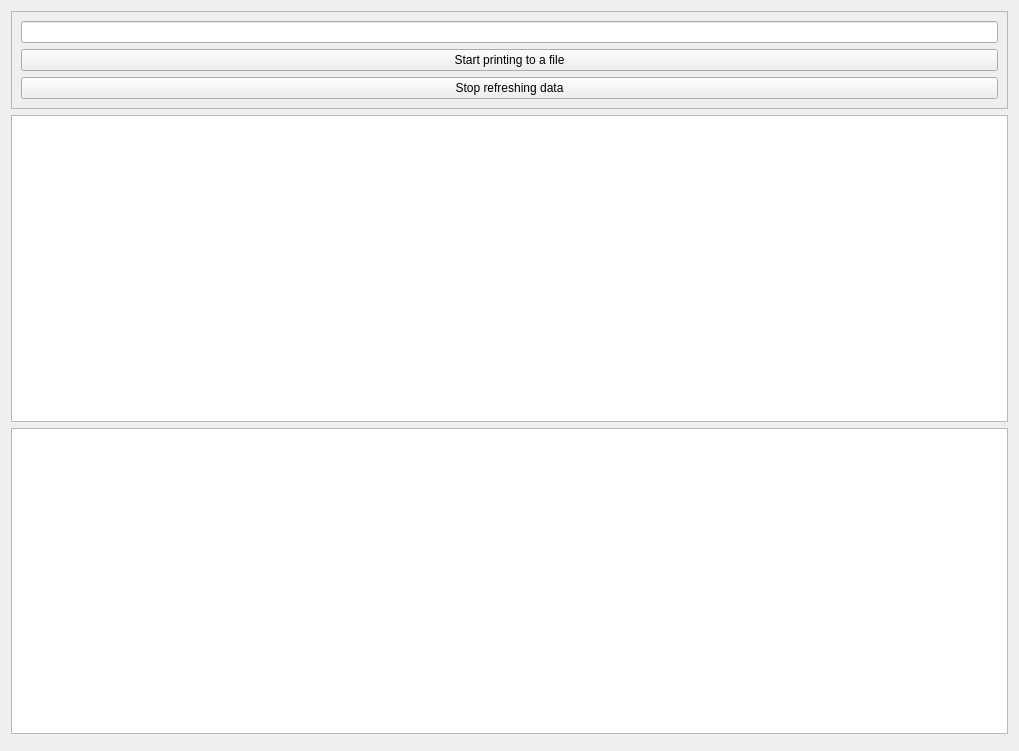
<?xml version="1.0" encoding="UTF-8"?>
<ui version="4.0">
 <class>SN_ResourceMonitorWidget</class>
 <widget class="QWidget" name="SN_ResourceMonitorWidget">
  <property name="geometry">
   <rect>
    <x>0</x>
    <y>0</y>
    <width>1019</width>
    <height>751</height>
   </rect>
  </property>
  <property name="windowTitle">
   <string>SAGE Next ResourceMonitor</string>
  </property>
  <layout class="QVBoxLayout" name="verticalLayout_2">
   <item>
    <layout class="QHBoxLayout" name="hlayout_Sched_Rmon_Ctrl">
     <item>
      <widget class="QFrame" name="rmonCtrlFrame">
       <property name="frameShape">
        <enum>QFrame::StyledPanel</enum>
       </property>
       <property name="frameShadow">
        <enum>QFrame::Raised</enum>
       </property>
       <layout class="QVBoxLayout" name="verticalLayout">
        <item>
         <widget class="QLineEdit" name="dataFileName_lineedit"/>
        </item>
        <item>
         <widget class="QPushButton" name="printDataBtn">
          <property name="text">
           <string>Start printing to a file</string>
          </property>
         </widget>
        </item>
        <item>
         <widget class="QPushButton" name="toggleRefreshDataBtn">
          <property name="text">
           <string>Stop refreshing data</string>
          </property>
         </widget>
        </item>
       </layout>
      </widget>
     </item>
    </layout>
   </item>
   <item>
    <layout class="QHBoxLayout" name="hlayout_CPU_appPerf">
     <item>
      <layout class="QVBoxLayout" name="vLayoutOnTheLeft" stretch=""/>
     </item>
     <item>
      <layout class="QVBoxLayout" name="tablePlotVLayoutOnTheRight" stretch="0,0,0">
       <item>
        <widget class="QTableWidget" name="perAppPerfTable"/>
       </item>
       <item>
        <widget class="QTableWidget" name="perAppPriorityTable"/>
       </item>
       <item>
        <widget class="QFrame" name="priorityGridFrame">
         <property name="frameShape">
          <enum>QFrame::StyledPanel</enum>
         </property>
         <property name="frameShadow">
          <enum>QFrame::Raised</enum>
         </property>
        </widget>
       </item>
      </layout>
     </item>
    </layout>
   </item>
  </layout>
 </widget>
 <resources/>
 <connections/>
</ui>
